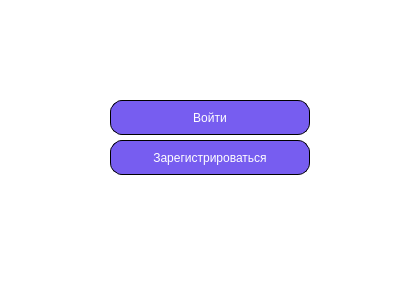
<?xml version="1.0" encoding="UTF-8"?>
<ui version="4.0">
 <class>welcome_window</class>
 <widget class="QDialog" name="welcome_window">
  <property name="geometry">
   <rect>
    <x>0</x>
    <y>0</y>
    <width>400</width>
    <height>300</height>
   </rect>
  </property>
  <property name="windowTitle">
   <string>Dialog</string>
  </property>
  <property name="styleSheet">
   <string notr="true">background-color: #ffffff;</string>
  </property>
  <widget class="QPushButton" name="btn_login">
   <property name="geometry">
    <rect>
     <x>110</x>
     <y>100</y>
     <width>200</width>
     <height>35</height>
    </rect>
   </property>
   <property name="styleSheet">
    <string notr="true">border: 1px solid;
border-radius: 12px;
background-color: #775DF0;
color: #ffffff;
</string>
   </property>
   <property name="text">
    <string>Войти</string>
   </property>
  </widget>
  <widget class="QPushButton" name="btn_logon">
   <property name="geometry">
    <rect>
     <x>110</x>
     <y>140</y>
     <width>200</width>
     <height>35</height>
    </rect>
   </property>
   <property name="styleSheet">
    <string notr="true">border: 1px solid;
border-radius: 12px;
background-color: #775DF0;
color: #ffffff;
</string>
   </property>
   <property name="text">
    <string>Зарегистрироваться</string>
   </property>
  </widget>
 </widget>
 <resources/>
 <connections/>
</ui>
